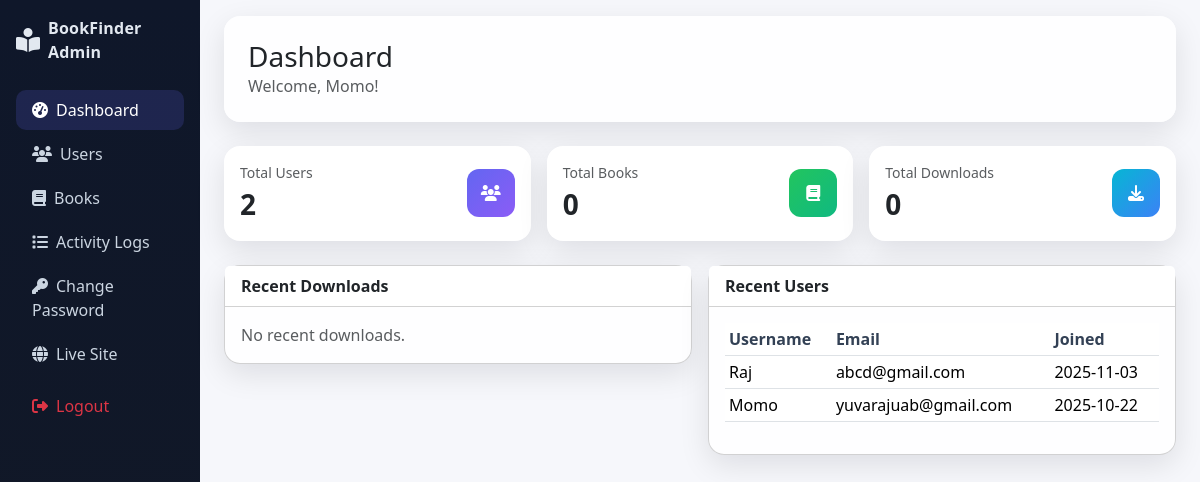
The app's page /admin/dashboard (signed in) with its own data.
### models.py (models this page shows)
class User(db.Model):
    __tablename__ = 'user'
    __table_args__ = {'extend_existing': True}
    id = db.Column(db.Integer, primary_key=True)
    username = db.Column(db.String(80), unique=True, nullable=False)
    email = db.Column(db.String(120), unique=True, nullable=False)
    password = db.Column(db.String(64), nullable=False)
    created_at = db.Column(db.DateTime, default=datetime.utcnow)
    books = db.relationship('Book', backref='owner', lazy=True, cascade='all, delete-orphan')

### admin/admin_routes.py (the view)
@admin_bp.route('/dashboard')
@admin_required
def admin_dashboard():
    try:
        total_users = User.query.count()
        total_books = Book.query.count()
        total_downloads = Download.query.count()
        recent_downloads = db.session.query(
            User.username, Book.title, Download.download_date
        ).join(User, Download.user_id == User.id)\
         .join(Book, Download.book_id == Book.id)\
         .order_by(Download.download_date.desc())\
         .limit(10).all()
        recent_users = User.query.order_by(User.created_at.desc()).limit(10).all()
        stats = {
            'total_users': total_users,
            'total_books': total_books,
            'total_downloads': total_downloads,
            'recent_downloads': recent_downloads,
            'recent_users': recent_users
        }
        print(f"✅ Admin dashboard loaded - Users: {total_users}, Books: {total_books}")
        return render_template('admin/admin_dashboard.html', stats=stats)
    except Exception as e:
        print(f"❌ Admin dashboard error: {e}")
        import traceback
        traceback.print_exc()
        stats = {
            'total_users': 0, 'total_books': 0, 'total_downloads': 0,
            'recent_downloads': [], 'recent_users': []
        }
        return render_template('admin/admin_dashboard.html', stats=stats)

### admin/admin_utils.py (called while the page is built)
def admin_required(f):
    @wraps(f)
    def decorated_function(*args, **kwargs):
        if 'admin_id' not in session:
            return redirect(url_for('admin_bp.admin_login'))
        return f(*args, **kwargs)
    return decorated_function

### templates/admin/admin_dashboard.html (shortened to what this page needs)
{% extends "admin/admin_base.html" %}
{% block heading %}Dashboard{% endblock %}
{% block content %}
<div class="row g-3 mb-4">
  <div class="col-md-4">
    <div class="stat-card card">
      <div class="card-body d-flex align-items-center justify-content-between">
        <div>
          <div class="text-muted small">Total Users</div>
          <div class="fs-3 fw-bold">{{ stats.total_users or 0 }}</div>
        </div>
        <div class="icon icon-primary"><i class="fas fa-users"></i></div>
      </div>
    </div>
  </div>
  <div class="col-md-4">
    <div class="stat-card card">
      <div class="card-body d-flex align-items-center justify-content-between">
        <div>
          <div class="text-muted small">Total Books</div>
          <div class="fs-3 fw-bold">{{ stats.total_books or 0 }}</div>
        </div>
        <div class="icon icon-success"><i class="fas fa-book"></i></div>
      </div>
    </div>
  </div>
  <div class="col-md-4">
    <div class="stat-card card">
      <div class="card-body d-flex align-items-center justify-content-between">
        <div>
          <div class="text-muted small">Total Downloads</div>
          <div class="fs-3 fw-bold">{{ stats.total_downloads or 0 }}</div>
        </div>
        <div class="icon icon-info"><i class="fas fa-download"></i></div>
      </div>
    </div>
  </div>
</div>
<div class="row g-3">
  <div class="col-lg-6">
    <div class="card glass">
      <div class="card-header bg-white"><strong>Recent Downloads</strong></div>
      <div class="card-body">
        {% if stats.recent_downloads %}
          <div class="table-responsive">
            <table class="table table-sm align-middle">
              <thead><tr><th>User</th><th>Book</th><th>Date</th></tr></thead>
              <tbody>
                {% for d in stats.recent_downloads %}
                  <tr>
                    <td>{{ d or 'N/A' }}</td>
                    <td>{{ d[1] or 'N/A' }}</td>
                    <td>{{ d[2] or 'N/A' }}</td>
                  </tr>
                {% endfor %}
              </tbody>
            </table>
          </div>
        {% else %}
          <p class="text-muted m-0">No recent downloads.</p>
        {% endif %}
      </div>
    </div>
  </div>
  <div class="col-lg-6">
    <div class="card glass">
      <div class="card-header bg-white"><strong>Recent Users</strong></div>
      <div class="card-body">
        {% if stats.recent_users %}
          <div class="table-responsive">
            <table class="table table-sm align-middle">
              <thead><tr><th>Username</th><th>Email</th><th>Joined</th></tr></thead>
              <tbody>
                {% for u in stats.recent_users %}
                  <tr>
                    <td>{{ u.username or 'N/A' }}</td>
                    <td>{{ u.email or 'N/A' }}</td>
                    <td>{{ u.created_at.strftime('%Y-%m-%d') if u.created_at else 'N/A' }}</td>
                  </tr>
                {% endfor %}
              </tbody>
            </table>
          </div>
        {% else %}
          <p class="text-muted m-0">No recent users.</p>
        {% endif %}
      </div>
    </div>
  </div>
</div>
{% endblock %}

### templates/admin/admin_base.html (shortened to what this page needs)
<!DOCTYPE html>
<html lang="en">
<head>
  <link href="https://cdn.jsdelivr.net/npm/bootstrap@5.3.3/dist/css/bootstrap.min.css" rel="stylesheet">
  <link href="https://cdnjs.cloudflare.com/ajax/libs/font-awesome/6.5.2/css/all.min.css" rel="stylesheet">
</head>
<body>
  <div class="container-fluid">
    <div class="row">
      <aside class="col-md-3 col-lg-2 d-none d-md-block sidebar p-3">
        <a class="brand d-flex align-items-center mb-4" href="{{ url_for('admin_bp.admin_dashboard') }}">
          <i class="fa-solid fa-book-open-reader me-2 fs-4"></i>
          <div class="title">BookFinder Admin</div>
        </a>
        <ul class="nav flex-column">
          <li class="nav-item"><a class="nav-link {% if request.endpoint=='admin_bp.admin_dashboard' %}active{% endif %}" href="{{ url_for('admin_bp.admin_dashboard') }}"><i class="fas fa-gauge-high me-2"></i>Dashboard</a></li>
          <li class="nav-item"><a class="nav-link {% if request.endpoint=='admin_bp.admin_users' %}active{% endif %}" href="{{ url_for('admin_bp.admin_users') }}"><i class="fas fa-users me-2"></i>Users</a></li>
          <li class="nav-item"><a class="nav-link {% if request.endpoint=='admin_bp.admin_books' %}active{% endif %}" href="{{ url_for('admin_bp.admin_books') }}"><i class="fas fa-book me-2"></i>Books</a></li>
          <li class="nav-item"><a class="nav-link {% if request.endpoint=='admin_bp.admin_logs' %}active{% endif %}" href="{{ url_for('admin_bp.admin_logs') }}"><i class="fas fa-list me-2"></i>Activity Logs</a></li>
          <li class="nav-item"><a class="nav-link {% if request.endpoint=='admin_bp.change_password' %}active{% endif %}" href="{{ url_for('admin_bp.change_password') }}"><i class="fas fa-key me-2"></i>Change Password</a></li>
          <li class="nav-item"><a class="nav-link" href="{{ url_for('home') }}"><i class="fas fa-globe me-2"></i>Live Site</a></li>
          <li class="nav-item mt-2"><a class="nav-link text-danger" href="{{ url_for('admin_bp.admin_logout') }}"><i class="fas fa-right-from-bracket me-2"></i>Logout</a></li>
        </ul>
      </aside>
      <main class="col-md-9 col-lg-10 py-3 px-3 px-md-4">
        <div class="glass p-3 p-md-4 mb-4">
          <div class="d-flex flex-wrap justify-content-between align-items-center">
            <div>
              <h1 class="h3 m-0">{% block heading %}Admin Panel{% endblock %}</h1>
              {% if session.admin_username %}
                <p class="text-muted m-0">Welcome, {{ session.admin_username }}!</p>
              {% endif %}
            </div>
          </div>
        </div>
        {% block content %}{% endblock %}
      </main>
    </div>
  </div>
</body>
</html>

### templates/admin/admin_base.html (style rules this page uses)
:root { --sidebar-bg: #0f172a; --sidebar-fg: #e2e8f0; --accent: #6366f1; --accent-2: #22c55e; --card-shadow: 0 10px 30px rgba(2,6,23,.1); }
html { scroll-behavior: smooth; }
body { background: #f6f7fb; }
.glass { background: rgba(255,255,255,.85); backdrop-filter: blur(8px); -webkit-backdrop-filter: blur(8px); box-shadow: var(--card-shadow); border-radius: 16px; }
.brand { color: var(--sidebar-fg); text-decoration: none; }
.brand .title { font-weight: 700; letter-spacing:.2px; }
.sidebar { background: linear-gradient(180deg, var(--sidebar-bg), #111827 80%); min-height: 100vh; }
.sidebar .nav-link { color: #cbd5e1; border-radius: 10px; margin: 2px 0; transition: .2s ease; }
.sidebar .nav-link:hover, .sidebar .nav-link.active { color: #fff; background: rgba(99,102,241,.18); }
.stat-card { border: 0; border-radius: 16px; box-shadow: var(--card-shadow); overflow: hidden; transform: translateZ(0); }
.stat-card .icon { width: 48px; height: 48px; display:flex; align-items:center; justify-content:center; border-radius: 12px; color: #fff; }
.icon-primary { background: linear-gradient(135deg, #6366f1, #8b5cf6); }
.icon-success { background: linear-gradient(135deg, #22c55e, #10b981); }
.icon-info { background: linear-gradient(135deg, #06b6d4, #3b82f6); }
.table thead th { font-weight: 600; color: #334155; }

### records on screen
User: admin_username "Momo", username "Momo", email "yuvarajuab@gmail.com", created_at "2025-10-22"
User: username "Raj", email "abcd@gmail.com", created_at "2025-11-03"

### other values on screen
{{ stats.total_users or 0 }} "2"
{{ stats.total_books or 0 }} "0"
{{ stats.total_downloads or 0 }} "0"
